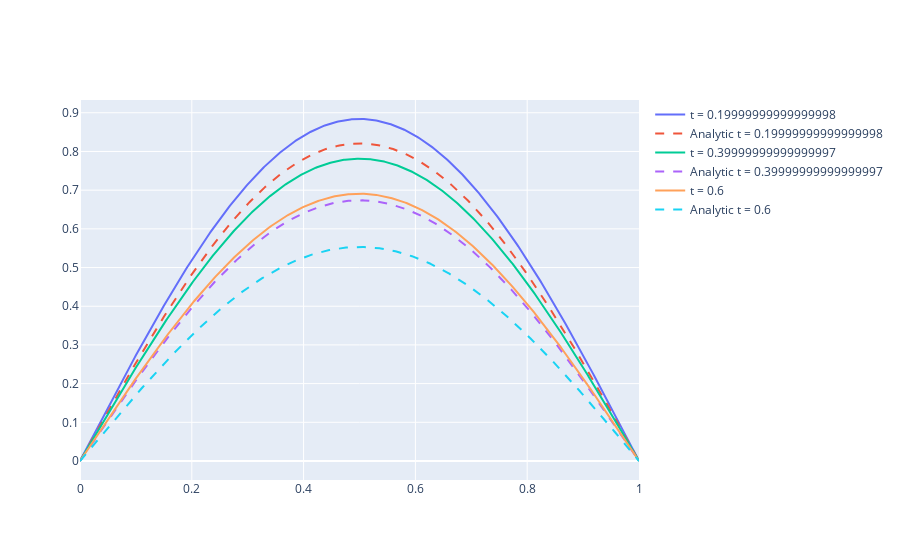

Here is the notebook cell this chart was saved with:
### Code cell
# Check against fixed t
idx = [10000, 20000, 30000]

fig = go.Figure()
for id in idx:
    t_check = t[id]
    print(t_check)
    # idx = np.where(t == t_check)[0][0]
    fig.add_trace(go.Scatter(x=bvp.x_values, y=u[:, id], name=f't = {t_check}'))
    fig.add_trace(go.Scatter(x=bvp.x_values, y=analytic_sol(bvp.x_values, t_check), name=f'Analytic t = {t_check}', mode='lines', line=dict(dash='dash')))
fig.show()

### Figure 1 — Plotly figure (JSON) as saved in the notebook; plotly's stock layout.template omitted (floating-point values rounded to 4 significant figures; data arrays with more than 128 entries replaced by an {"elided": "..."} marker saying what was removed)
{"data": [{"name": "t = 0.19999999999999998", "type": "scatter", "x": {"elided": "501 float values"}, "y": {"elided": "501 float values"}}, {"line": {"dash": "dash"}, "mode": "lines", "name": "Analytic t = 0.19999999999999998", "type": "scatter", "x": {"elided": "501 float values"}, "y": {"elided": "501 float values"}}, {"name": "t = 0.39999999999999997", "type": "scatter", "x": {"elided": "501 float values"}, "y": {"elided": "501 float values"}}, {"line": {"dash": "dash"}, "mode": "lines", "name": "Analytic t = 0.39999999999999997", "type": "scatter", "x": {"elided": "501 float values"}, "y": {"elided": "501 float values"}}, {"name": "t = 0.6", "type": "scatter", "x": {"elided": "501 float values"}, "y": {"elided": "501 float values"}}, {"line": {"dash": "dash"}, "mode": "lines", "name": "Analytic t = 0.6", "type": "scatter", "x": {"elided": "501 float values"}, "y": {"elided": "501 float values"}}], "layout": {}}
